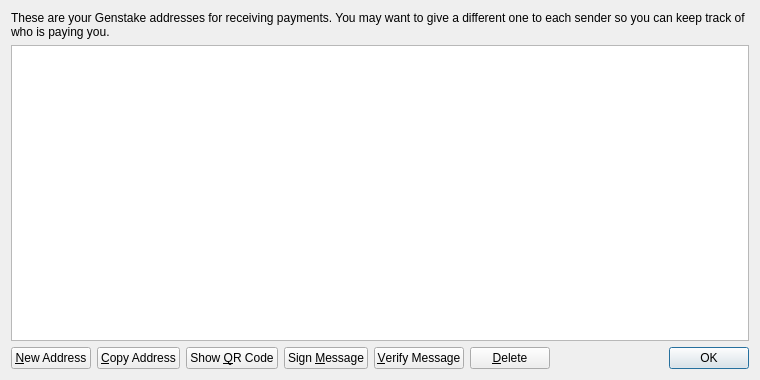
<?xml version="1.0" encoding="UTF-8"?>
<ui version="4.0">
 <class>AddressBookPage</class>
 <widget class="QWidget" name="AddressBookPage">
  <property name="geometry">
   <rect>
    <x>0</x>
    <y>0</y>
    <width>760</width>
    <height>380</height>
   </rect>
  </property>
  <property name="windowTitle">
   <string>Address Book</string>
  </property>
  <layout class="QVBoxLayout" name="verticalLayout">
   <item>
    <widget class="QLabel" name="labelExplanation">
     <property name="text">
      <string>These are your Genstake addresses for receiving payments. You may want to give a different one to each sender so you can keep track of who is paying you.</string>
     </property>
     <property name="textFormat">
      <enum>Qt::PlainText</enum>
     </property>
     <property name="wordWrap">
      <bool>true</bool>
     </property>
    </widget>
   </item>
   <item>
    <widget class="QTableView" name="tableView">
     <property name="contextMenuPolicy">
      <enum>Qt::CustomContextMenu</enum>
     </property>
     <property name="toolTip">
      <string>Double-click to edit address or label</string>
     </property>
     <property name="tabKeyNavigation">
      <bool>false</bool>
     </property>
     <property name="alternatingRowColors">
      <bool>true</bool>
     </property>
     <property name="selectionMode">
      <enum>QAbstractItemView::SingleSelection</enum>
     </property>
     <property name="selectionBehavior">
      <enum>QAbstractItemView::SelectRows</enum>
     </property>
     <property name="sortingEnabled">
      <bool>true</bool>
     </property>
     <attribute name="verticalHeaderVisible">
      <bool>false</bool>
     </attribute>
    </widget>
   </item>
   <item>
    <layout class="QHBoxLayout" name="horizontalLayout">
     <item>
      <widget class="QPushButton" name="newAddressButton">
       <property name="toolTip">
        <string>Create a new address</string>
       </property>
       <property name="text">
        <string>&amp;New Address</string>
       </property>
       <property name="icon">
        <iconset resource="../bitcoin.qrc">
         <normaloff>:/icons/add</normaloff>:/icons/add</iconset>
       </property>
      </widget>
     </item>
     <item>
      <widget class="QPushButton" name="copyToClipboard">
       <property name="toolTip">
        <string>Copy the currently selected address to the system clipboard</string>
       </property>
       <property name="text">
        <string>&amp;Copy Address</string>
       </property>
       <property name="icon">
        <iconset resource="../bitcoin.qrc">
         <normaloff>:/icons/editcopy</normaloff>:/icons/editcopy</iconset>
       </property>
      </widget>
     </item>
     <item>
      <widget class="QPushButton" name="showQRCode">
       <property name="text">
        <string>Show &amp;QR Code</string>
       </property>
       <property name="icon">
        <iconset resource="../bitcoin.qrc">
         <normaloff>:/icons/qrcode</normaloff>:/icons/qrcode</iconset>
       </property>
      </widget>
     </item>
     <item>
      <widget class="QPushButton" name="signMessage">
       <property name="toolTip">
        <string>Sign a message to prove you own a Genstake address</string>
       </property>
       <property name="text">
        <string>Sign &amp;Message</string>
       </property>
       <property name="icon">
        <iconset resource="../bitcoin.qrc">
         <normaloff>:/icons/edit</normaloff>:/icons/edit</iconset>
       </property>
      </widget>
     </item>
     <item>
      <widget class="QPushButton" name="verifyMessage">
       <property name="toolTip">
        <string>Verify a message to ensure it was signed with a specified Genstake address</string>
       </property>
       <property name="text">
        <string>&amp;Verify Message</string>
       </property>
       <property name="icon">
        <iconset resource="../bitcoin.qrc">
         <normaloff>:/icons/transaction_0</normaloff>:/icons/transaction_0</iconset>
       </property>
      </widget>
     </item>
     <item>
      <widget class="QPushButton" name="deleteButton">
       <property name="toolTip">
        <string>Delete the currently selected address from the list</string>
       </property>
       <property name="text">
        <string>&amp;Delete</string>
       </property>
       <property name="icon">
        <iconset resource="../bitcoin.qrc">
         <normaloff>:/icons/remove</normaloff>:/icons/remove</iconset>
       </property>
      </widget>
     </item>
     <item>
      <spacer name="horizontalSpacer">
       <property name="orientation">
        <enum>Qt::Horizontal</enum>
       </property>
       <property name="sizeHint" stdset="0">
        <size>
         <width>40</width>
         <height>20</height>
        </size>
       </property>
      </spacer>
     </item>
     <item>
      <widget class="QDialogButtonBox" name="buttonBox">
       <property name="sizePolicy">
        <sizepolicy hsizetype="Maximum" vsizetype="Fixed">
         <horstretch>0</horstretch>
         <verstretch>0</verstretch>
        </sizepolicy>
       </property>
       <property name="standardButtons">
        <set>QDialogButtonBox::Ok</set>
       </property>
      </widget>
     </item>
    </layout>
   </item>
  </layout>
 </widget>
 <resources>
  <include location="../bitcoin.qrc"/>
 </resources>
 <connections/>
</ui>
